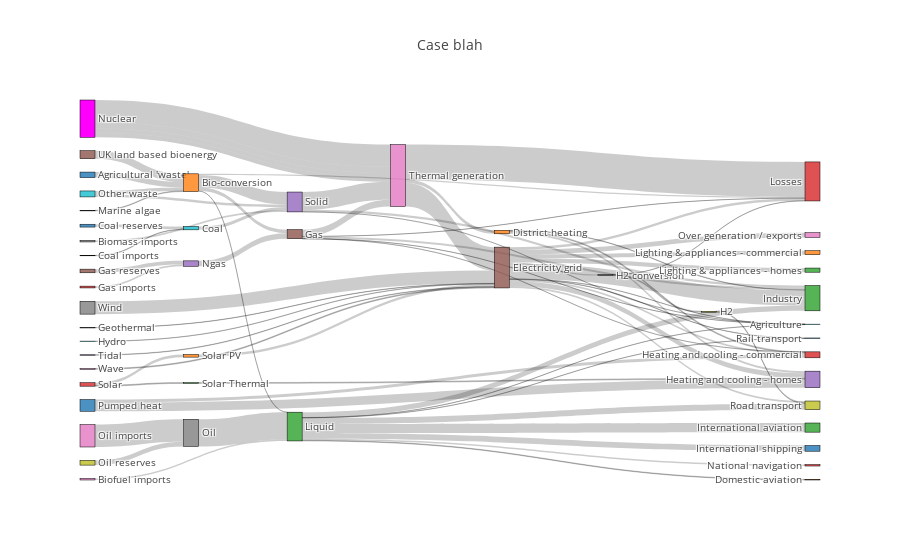

Source (notebook cell):
### Code cell
import plotly
import plotly.graph_objs as go

plotly.offline.init_notebook_mode(connected=True)


import urllib, json, urllib.request

url = 'https://raw.githubusercontent.com/plotly/plotly.js/master/test/image/mocks/sankey_energy.json'
response = urllib.request.urlopen(url)
data = json.loads(response.read())

data_trace = dict(
    type='sankey',
    width = 1118,
    height = 772,
    domain = dict(
      x =  [0,1],
      y =  [0,1]
    ),
    orientation = "h",
    valueformat = ".0f",
    valuesuffix = "TWh",
    node = dict(
      pad = 15,
      thickness = 15,
      line = dict(
        color = "black",
        width = 0.5
      ),
      label =  data['data'][0]['node']['label'],
      color =  data['data'][0]['node']['color']
    ),
    link = dict(
      source =  data['data'][0]['link']['source'],
      target =  data['data'][0]['link']['target'],
      value =  data['data'][0]['link']['value'],
      label =  data['data'][0]['link']['label']
  ))

layout =  dict(
    title = "Case blah",
    font = dict(
      size = 10
    )
)

fig = dict(data=[data_trace], layout=layout)
plotly.offline.iplot(fig, validate=False)

### Figure 1 — Plotly figure (JSON) as saved in the notebook; plotly's stock layout.template omitted (floating-point values rounded to 4 significant figures)
{"data": [{"domain": {"x": [0, 1], "y": [0, 1]}, "height": 772, "link": {"label": ["stream 1", "", "", "", "stream 1", "", "", "", "", "", "", "", "", "", "", "", "", "", "", "", "", "", "", "", "", "", "", "", "", "", "stream 1", "", "", "", "", "", "", "", "", "", "", "", "", "", "", "", "Old generation plant (made-up)", "New generation plant (made-up)", "", "", "", "", "", "", "", "", "", "", "", "", "", "", "", "", "", "", "", "", "", "", ""], "source": [0, 1, 1, 1, 1, 6, 7, 8, 10, 9, 11, 11, 11, 15, 15, 15, 15, 15, 15, 15, 15, 15, 15, 15, 23, 25, 5, 5, 5, 5, 5, 27, 17, 17, 28, 29, 2, 2, 2, 2, 2, 2, 2, 2, 34, 24, 35, 35, 36, 38, 37, 39, 39, 40, 40, 41, 42, 43, 43, 4, 4, 4, 26, 26, 26, 44, 45, 46, 47, 35, 35], "target": [1, 2, 3, 4, 5, 2, 4, 9, 9, 4, 12, 13, 14, 16, 14, 17, 12, 18, 19, 13, 3, 20, 21, 22, 24, 24, 13, 3, 26, 19, 12, 15, 28, 3, 18, 15, 12, 30, 18, 31, 32, 19, 33, 20, 1, 5, 26, 26, 37, 37, 2, 4, 1, 14, 13, 15, 14, 42, 41, 19, 26, 12, 15, 3, 11, 15, 1, 15, 15, 26, 26], "value": [124.7, 0.597, 26.86, 280.3, 81.14, 35, 35, 11.61, 63.97, 75.57, 10.64, 22.5, 46.18, 104.5, 113.7, 27.14, 342.2, 37.8, 4.412, 40.86, 56.69, 7.863, 90.01, 93.49, 40.72, 82.23, 0.129, 1.401, 151.9, 2.096, 48.58, 7.013, 20.9, 6.242, 20.9, 6.995, 121.1, 128.7, 135.8, 14.46, 206.3, 3.64, 33.22, 4.413, 14.38, 123.0, 500, 140.0, 504.3, 107.7, 612.0, 56.59, 77.81, 193.0, 70.67, 59.9, 19.26, 19.26, 59.9, 0.882, 400.1, 46.48, 525.5, 787.1, 79.33, 9.452, 182.0, 19.01, 289.4, 100, 100]}, "node": {"color": ["rgba(31, 119, 180, 0.8)", "rgba(255, 127, 14, 0.8)", "rgba(44, 160, 44, 0.8)", "rgba(214, 39, 40, 0.8)", "rgba(148, 103, 189, 0.8)", "rgba(140, 86, 75, 0.8)", "rgba(227, 119, 194, 0.8)", "rgba(127, 127, 127, 0.8)", "rgba(188, 189, 34, 0.8)", "rgba(23, 190, 207, 0.8)", "rgba(31, 119, 180, 0.8)", "rgba(255, 127, 14, 0.8)", "rgba(44, 160, 44, 0.8)", "rgba(214, 39, 40, 0.8)", "rgba(148, 103, 189, 0.8)", "rgba(140, 86, 75, 0.8)", "rgba(227, 119, 194, 0.8)", "rgba(127, 127, 127, 0.8)", "rgba(188, 189, 34, 0.8)", "rgba(23, 190, 207, 0.8)", "rgba(31, 119, 180, 0.8)", "rgba(255, 127, 14, 0.8)", "rgba(44, 160, 44, 0.8)", "rgba(214, 39, 40, 0.8)", "rgba(148, 103, 189, 0.8)", "rgba(140, 86, 75, 0.8)", "rgba(227, 119, 194, 0.8)", "rgba(127, 127, 127, 0.8)", "rgba(188, 189, 34, 0.8)", "rgba(23, 190, 207, 0.8)", "rgba(31, 119, 180, 0.8)", "rgba(255, 127, 14, 0.8)", "rgba(44, 160, 44, 0.8)", "rgba(214, 39, 40, 0.8)", "rgba(148, 103, 189, 0.8)", "magenta", "rgba(227, 119, 194, 0.8)", "rgba(127, 127, 127, 0.8)", "rgba(188, 189, 34, 0.8)", "rgba(23, 190, 207, 0.8)", "rgba(31, 119, 180, 0.8)", "rgba(255, 127, 14, 0.8)", "rgba(44, 160, 44, 0.8)", "rgba(214, 39, 40, 0.8)", "rgba(148, 103, 189, 0.8)", "rgba(140, 86, 75, 0.8)", "rgba(227, 119, 194, 0.8)", "rgba(127, 127, 127, 0.8)"], "label": ["Agricultural 'waste'", "Bio-conversion", "Liquid", "Losses", "Solid", "Gas", "Biofuel imports", "Biomass imports", "Coal imports", "Coal", "Coal reserves", "District heating", "Industry", "Heating and cooling - commercial", "Heating and cooling - homes", "Electricity grid", "Over generation / exports", "H2 conversion", "Road transport", "Agriculture", "Rail transport", "Lighting & appliances - commercial", "Lighting & appliances - homes", "Gas imports", "Ngas", "Gas reserves", "Thermal generation", "Geothermal", "H2", "Hydro", "International shipping", "Domestic aviation", "International aviation", "National navigation", "Marine algae", "Nuclear", "Oil imports", "Oil", "Oil reserves", "Other waste", "Pumped heat", "Solar PV", "Solar Thermal", "Solar", "Tidal", "UK land based bioenergy", "Wave", "Wind"], "line": {"color": "black", "width": 0.5}, "pad": 15, "thickness": 15}, "orientation": "h", "type": "sankey", "valueformat": ".0f", "valuesuffix": "TWh", "width": 1118}], "layout": {"autosize": true, "font": {"size": 10}, "title": {"text": "Case blah"}}}
